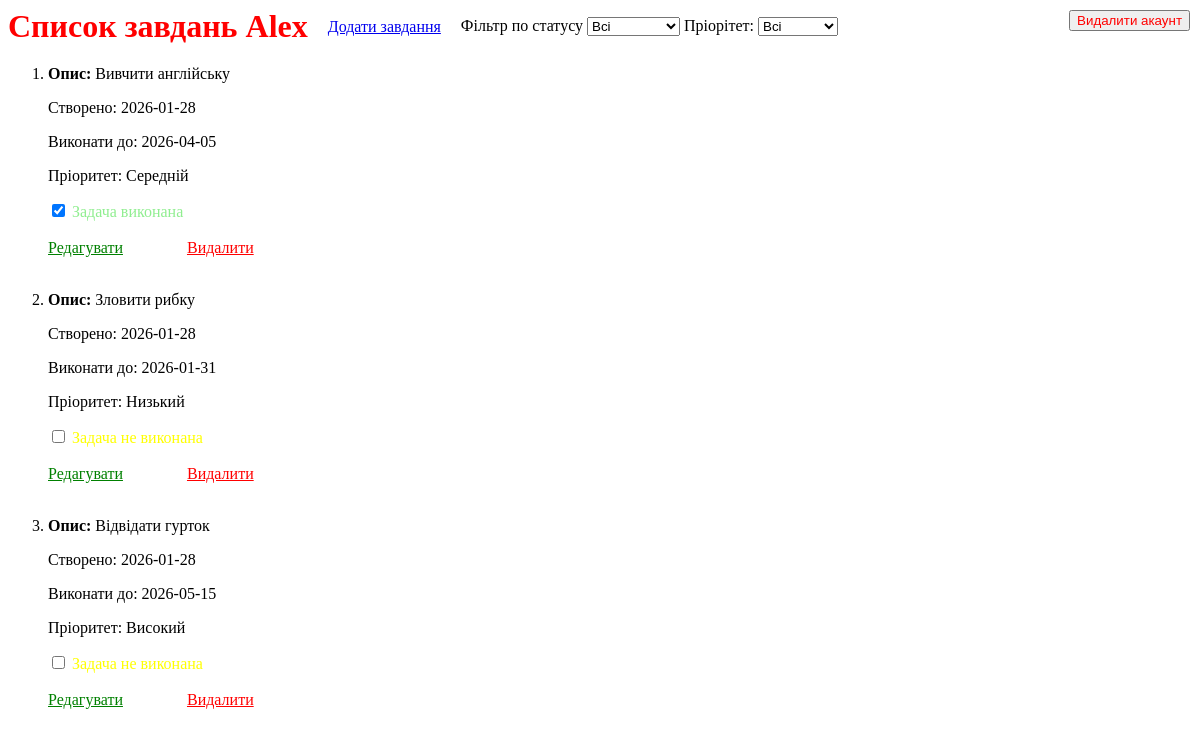
The page /tasks (signed in) on the database its author committed.
### tables this page shows
CREATE TABLE users (
                 id INTEGER PRIMARY KEY AUTOINCREMENT,
                 username TEXT UNIQUE,
                 password TEXT NOT NULL,
                 age INTEGER NOT NULL
    , role TEXT DEFAULT 'user');

CREATE TABLE tasks (
                id INTEGER PRIMARY KEY AUTOINCREMENT,
                user_id INTEGER,
                description TEXT,
                created_at TIMESTAMP NOT NULL,
                due_at TIMESTAMP NOT NULL,
                priority INTEGER NOT NULL,
                done BOOLEAN NOT NULL,
                FOREIGN KEY("user_id") REFERENCES users(id)
    );

### app.py (the view)
@app.route("/tasks", methods=['GET', 'POST'])
def tasks():
    if "username" not in session:
        return redirect(url_for('login'))
    user = db.get_user(session['username'])
    user_id = user[0]
    if request.method == 'POST':
        task_id = request.form['task_id']
        done_value = 'done' in request.form
        db.toggle_task_done(task_id, done_value)
    status = request.args.get('status')
    priority = request.args.get('priority')
    todo_list = db.get_filtr_tasks(user_id, status, priority)
    return render_template(
        'tasks.html',
        username=session['username'],
        todo_list=todo_list,
        priority_map=priority_map,
        status=status,
        priority=priority)

### database.py (called while the page is built)
def get_user(username):
    conn = sqlite3.connect(DB_NAME)
    curs = conn.cursor()
    curs.execute("SELECT * FROM users WHERE username = ?", (username,))
    user = curs.fetchone()
    conn.close()
    return user

def get_filtr_tasks(user_id, status=None, priority=None):
    conn = sqlite3.connect(DB_NAME)
    curs = conn.cursor()
    query = """SELECT * FROM tasks WHERE user_id = ?"""
    params = [user_id]
    if status == "done":
        query += " AND done = 1"
    elif status == "not_done":
        query += " AND done = 0"
    if priority:
        query += " AND priority = ?"
        params.append(priority)
    curs.execute(query, params)
    tasks = curs.fetchall()
    conn.close()
    return tasks

### templates/tasks.html (shortened to what this page needs)
<!DOCTYPE html>
<html lang="uk">
<head>
    <link rel="stylesheet" href="{{ url_for('static', filename='css/style.css') }}">
</head>
<body>
     <div class="delete_account">
         <form action="{{ url_for('delete_account') }}" method="POST"
               onsubmit="return confirm('Вм впевнені, що хочете видалити акаунт?')">
             <button type="submit" style="color: red;">Видалити акаунт</button>
         </form>
     </div>
    <div style="display: flex; align-items: center; gap:20px;" method="POST">
        <h1 style="margin: 0;">Список завдань {{ username }}</h1>
        <a href="{{ url_for('add_task') }}">Додати завдання</a>
        <form method="GET" action="{{ url_for('tasks') }}" style="display:inline">
            <label for="status">Фільтр по статусу</label>
            <select name="status" id="status" onchange="this.form.submit()">
                <option value="">Всі</option>
            </select>
            <label for="priority">Пріорітет:</label>
            <select name="priority" id="priority" onchange="this.form.submit()">
                <option value="">Всі</option>
            </select>
        </form>
    </div>
    <ol style="margin-top:20px;">
        {% for task in todo_list %}
            <li>
                <p><strong>Опис: </strong>{{ task[2] }}</p>
                <p>Створено: {{ task[3] }}</p>
                <p>Виконати до: {{ task[4] }}</p>
                <p>Пріоритет: {{ priority_map[task[5]] }}</p>
                <form method="POST">
                    <input type="checkbox" name="done" onchange="this.form.submit()"
                        {% if task[6] %}checked{% endif %}>
                    {% if task[6] %}
                        <span style="color:lightgreen;">Задача виконана</span>
                    {% else %}
                        <span style="color:yellow;">Задача не виконана</span>
                    {% endif %}
                </form><br>
                <a href="{{ url_for('edit_task', task_id=task[0]) }}" style="color:green; margin-right:60px;">Редагувати</a>
                <a href="{{ url_for('delete_task', task_id=task[0]) }}" style="color: red">Видалити</a>
            </li><br>
        {% endfor %}
    </ol>
</body>
</html>

### static/css/style.css (style rules this page uses)
h1 { color: red; }
.delete_account { position: absolute; top: 10px; right: 10px; }

### rows shown on the page
users: username "Alex"
tasks: description "Вивчити англійську", created_at "2026-01-28", due_at "2026-04-05", priority "Середній", done "☑", shows "Задача виконана"
tasks: description "Зловити рибку", created_at "2026-01-28", due_at "2026-01-31", priority "Низький", shows "Задача не виконана"
tasks: description "Відвідати гурток", created_at "2026-01-28", due_at "2026-05-15", priority "Високий", shows "Задача не виконана"
